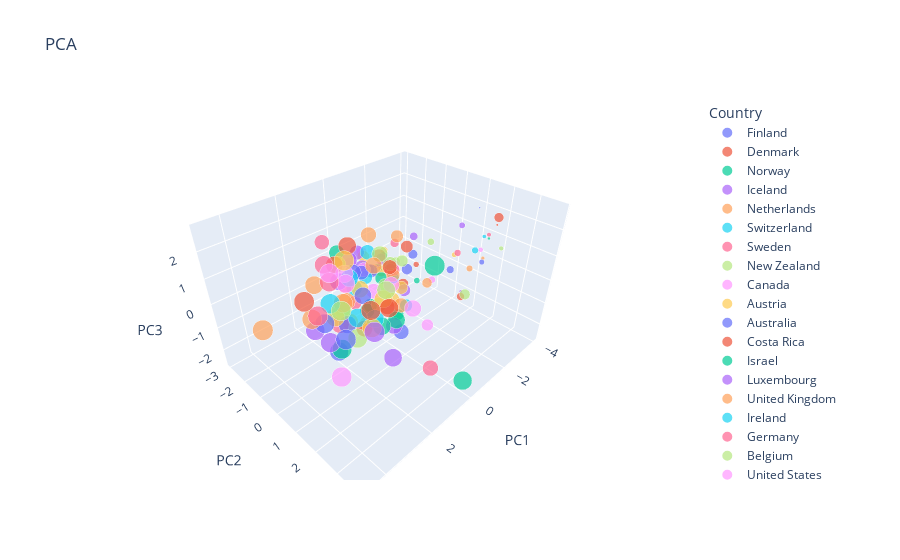

The cell this chart's notebook holds for it:
### Code cell
px.scatter_3d(pca_df_final, x="PC1", y="PC2", z="PC3",
              color="Country", size="Overall rank", title="PCA")
